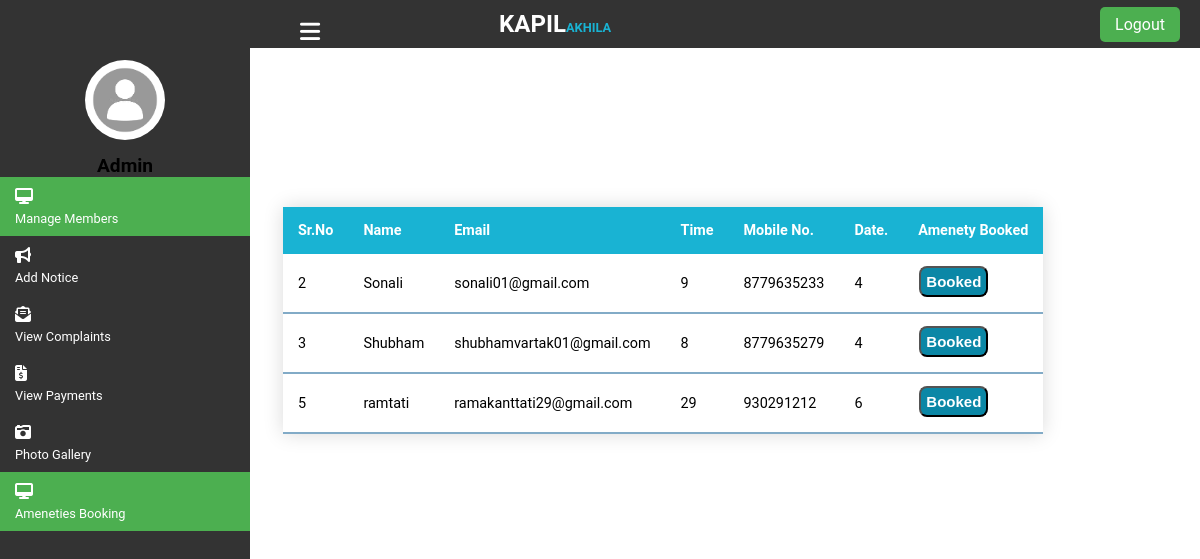
Screenshot of /ameneties.php with the database file from the repository.
### tables this page shows
CREATE TABLE `registration` (
  `Id` int(11) NOT NULL,
  `Username` varchar(50) NOT NULL,
  `Email` varchar(50) NOT NULL,
  `Flatno` int(10) NOT NULL,
  `MobileNo` bigint(10) NOT NULL,
  `nno of family members` int(10) NOT NULL,
  `Password` varchar(20) NOT NULL
);

### ameneties.php (the view, shortened to what this page needs)
<!DOCTYPE html>
<html lang="en">
<head>
    <link rel="stylesheet" href="dashstyle.css">
</head>
<body>
    <header>
      <label for="check">
        <i class="fas fa-bars" id="sidebar_btn"></i>
      </label>
      <div class="left_area">
        <h3>KAPIL<span>AKHILA</span></h3>
      </div>
      <div class="right_area">
        <a href="logout.php" class="logout_btn">Logout</a>
      </div>
    </header>
    <div class="sidebar">
      <center>
        <img src="Images/download.png" class="profile_image" alt="">
        <h4> Admin </h4>
      </center>
      <a href="managemem.php"class="active"><i class="fas fa-desktop"></i><span>Manage Members</span></a>
      <a href="addnotice.php"><i class="fas fa-bullhorn"></i><span>Add Notice</span></a>
      <a href="viewcomplaints.php" ><i class="fas fa-envelope-open-text"></i><span>View Complaints</span></a>
      <a href="viewpayment.php" ><i class="fas fa-file-invoice-dollar"></i><span>View Payments</span></a>
      <a href="photo.php"><i class="fas fa-camera-retro"></i><span>Photo Gallery</span></a>
      <a href="ameneties.php"class="active"><i class="fas fa-desktop"></i><span>Ameneties Booking</span></a>
    </div>
    <div class="content"><br><br><br><br><br><br>
    <?php
    $connection = mysqli_connect("localhost","root","");
    $query = "Select * from registration";
    $query_run = mysqli_query($connection,$query);
    ?>
    <table class="content-table">
  <thead>
    <tr>
      <th>Sr.No</th>
      <th>Name</th>
      <th>Email</th>
      <th>Time</th>
      <th>Mobile No.</th>
      <th>Date.</th>
      <th>Amenety Booked</th>
    </tr>
  </thead>
  <?php
    if($query_run)
    {
      while($row = mysqli_fetch_array($query_run))
      {
        ?>
    <tbody>
    <tr>
      <td><?php echo $row['Id']; ?> </td>
      <td><?php echo $row['Username']; ?> </td>
      <td><?php echo $row['Email']; ?> </td>
      <td><?php echo $row['Flatno']; ?> </td>
      <td><?php echo $row['MobileNo']; ?> </td>
      <td><?php echo $row['nno of family members']; ?> </td>
      <form action="updateuser.php" method="post">
        <td><input type="submit" name="edit" class="Table_btn" value="Booked"> </td>
      </form>
    </tr>
    </tbody>
        <?php
      }
    }
    else
    {
      echo "No Record found";
    }
    ?>
    </table>
    </div>
</body>
</html>

### dashstyle.css (style rules this page uses)
body { margin: 0; padding: 0; font-family: "Roboto", sans-serif; }
header { background-color: #333; color: #fff; padding: 10px; display: flex; justify-content: space-between; align-items: center; }
.left_area h3 { margin: 0; font-size: 1.5rem; }
.left_area h3 span { font-size: 0.8rem; }
.left_area span { color: #19B3D3; }
.right_area { margin-right: 10px; }
.logout_btn { text-decoration: none; color: #fff; padding: 8px 15px; background-color: #4CAF50; border-radius: 5px; }
.sidebar { position: fixed; left: 0; top: 0; bottom: 0; width: 250px; background-color: #333; padding-top: 60px; overflow-y: auto; }
.sidebar a { display: block; color: #fff; text-decoration: none; padding: 10px 15px; transition: all 0.3s ease; }
.sidebar a.active { background-color: #4CAF50; }
.sidebar .profile_image { width: 80px; height: 80px; border-radius: 50%; margin-bottom: 10px; }
.sidebar h4 { margin: 0; font-size: 1.2rem; }
.sidebar span { display: block; font-size: 0.8rem; margin-top: 5px; }
label #sidebar_btn { z-index: 1; color: #fff; position: fixed; cursor: pointer; left: 300px; font-size: 23px; margin: -4px 0; transition: 0.5s; transition-property: color; }
.content { margin-left: 250px; padding: 20px; }

### ameneties.php (style rules this page uses)
.content-table { border-collapse: collapse; margin: 25px 0; margin-left: 13px; font-size: 0.9em; min-width: 400px; border-radius: 5px 5px 0 0; box-shadow: 0 0 20px rgba(0, 0, 0, 0.15); }
.content-table thead tr { background-color: #19B3D3; color: #ffffff; text-align: left; font-weight: 900; }
.content-table th, .content-table td { padding: 15px 15px; }
.content-table tbody tr { border-bottom: 1px solid #dddddd; }
.content-table tbody tr:last-of-type { border-bottom: 2px solid #82abc7; }
.Table_btn { padding: 5px; background: #0B87A6; text-decoration: none; float: right; margin-top: -3px; margin-right: 40px; border-radius: 8px; font-size: 15px; font-weight: 600; color: #fff; transition: 0.5s; transition-property: background; }

### rows the page displays
registration: Id "2", Username "Sonali", Email "sonali01@gmail.com", Flatno "9", MobileNo "8779635233", nno of family members "4"
registration: Id "3", Username "Shubham", Email "shubhamvartak01@gmail.com", Flatno "8", MobileNo "8779635279", nno of family members "4"
registration: Id "5", Username "ramtati", Email "ramakanttati29@gmail.com", Flatno "29", MobileNo "930291212", nno of family members "6"
